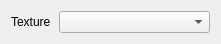
<?xml version="1.0" encoding="UTF-8"?>
<ui version="4.0">
 <class>AttachmentProperties</class>
 <widget class="QWidget" name="AttachmentProperties">
  <property name="geometry">
   <rect>
    <x>0</x>
    <y>0</y>
    <width>221</width>
    <height>43</height>
   </rect>
  </property>
  <layout class="QVBoxLayout" name="verticalLayout">
   <item>
    <layout class="QFormLayout" name="formLayout">
     <property name="labelAlignment">
      <set>Qt::AlignRight|Qt::AlignTrailing|Qt::AlignVCenter</set>
     </property>
     <property name="horizontalSpacing">
      <number>8</number>
     </property>
     <property name="verticalSpacing">
      <number>2</number>
     </property>
     <property name="leftMargin">
      <number>0</number>
     </property>
     <property name="topMargin">
      <number>0</number>
     </property>
     <property name="rightMargin">
      <number>0</number>
     </property>
     <property name="bottomMargin">
      <number>0</number>
     </property>
     <item row="0" column="0">
      <widget class="QLabel" name="label">
       <property name="text">
        <string>Texture</string>
       </property>
      </widget>
     </item>
     <item row="0" column="1">
      <widget class="ReferenceComboBox" name="texture"/>
     </item>
    </layout>
   </item>
  </layout>
 </widget>
 <customwidgets>
  <customwidget>
   <class>ReferenceComboBox</class>
   <extends>QComboBox</extends>
   <header>session/ReferenceComboBox.h</header>
  </customwidget>
 </customwidgets>
 <resources/>
 <connections/>
</ui>
